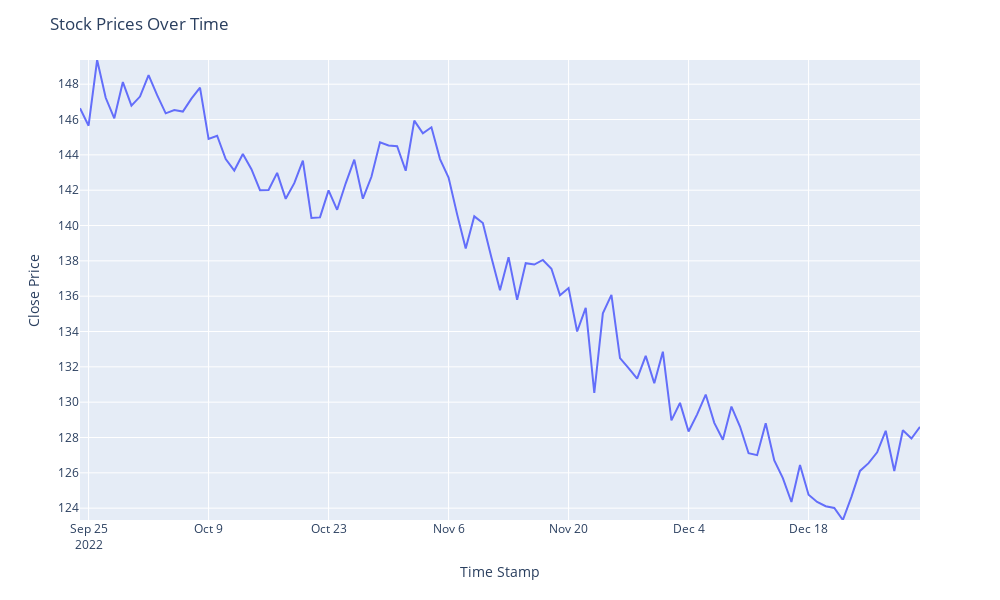
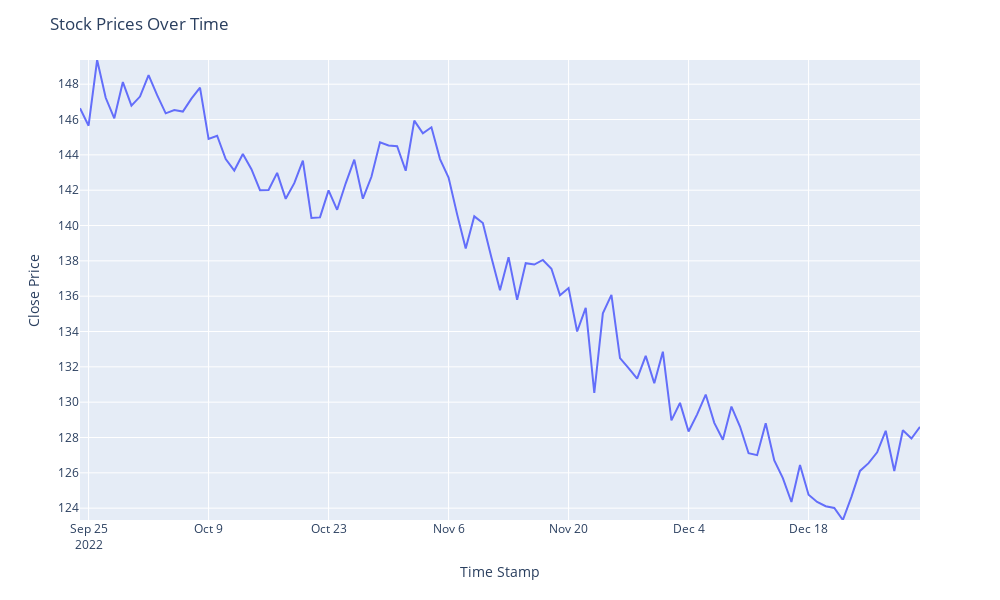

Write notebook code for charts like these, in order.
### Markdown cell above
## Top 20 Most Famous Equities

| Equity Name          | Symbol | Sentiment |
|----------------------|--------|-----------|
| Apple Inc.          | AAPL   | Positive  |
| Microsoft Corp.     | MSFT   | Positive  |
| Amazon.com Inc.     | AMZN   | Positive  |
| Alphabet Inc. (GOOGL)| GOOGL | Positive  |
| Alphabet Inc. (GOOG) | GOOG  | Positive  |
| Tesla Inc.          | TSLA   | Negative  |
| Meta Platforms Inc. | META   | Positive  |
| NVIDIA Corp.        | NVDA   | Positive  |
| Berkshire Hathaway  | BRK.B  | Positive  |
| JPMorgan Chase & Co.| JPM    | Positive  |
| Johnson & Johnson   | JNJ    | Negative  |
| Visa Inc.          | V      | Positive  |
| Procter & Gamble   | PG     | Positive  |
| UnitedHealth Group | UNH    | Negative  |
| Exxon Mobil Corp.  | XOM    | Negative  |
| The Walt Disney Co.| DIS    | Positive  |
| Netflix Inc.       | NFLX   | Positive  |
| Adobe Inc.         | ADBE   | Positive  |
| PayPal Holdings Inc

.ased on market trends._

### Code cell
main()

### Figure 1 — Plotly figure (JSON) as saved in the notebook; plotly's stock layout.template omitted (floating-point values rounded to 4 significant figures)
{"data": [{"hovertemplate": "Time Stamp=%{x}<br>Close Price=%{y}<extra></extra>", "legendgroup": "", "line": {"color": "#636efa", "dash": "solid"}, "marker": {"symbol": "circle"}, "mode": "lines", "name": "", "orientation": "v", "showlegend": false, "type": "scatter", "x": ["2022-09-24", "2022-09-25", "2022-09-26", "2022-09-27", "2022-09-28", "2022-09-29", "2022-09-30", "2022-10-01", "2022-10-02", "2022-10-03", "2022-10-04", "2022-10-05", "2022-10-06", "2022-10-07", "2022-10-08", "2022-10-09", "2022-10-10", "2022-10-11", "2022-10-12", "2022-10-13", "2022-10-14", "2022-10-15", "2022-10-16", "2022-10-17", "2022-10-18", "2022-10-19", "2022-10-20", "2022-10-21", "2022-10-22", "2022-10-23", "2022-10-24", "2022-10-25", "2022-10-26", "2022-10-27", "2022-10-28", "2022-10-29", "2022-10-30", "2022-10-31", "2022-11-01", "2022-11-02", "2022-11-03", "2022-11-04", "2022-11-05", "2022-11-06", "2022-11-07", "2022-11-08", "2022-11-09", "2022-11-10", "2022-11-11", "2022-11-12", "2022-11-13", "2022-11-14", "2022-11-15", "2022-11-16", "2022-11-17", "2022-11-18", "2022-11-19", "2022-11-20", "2022-11-21", "2022-11-22", "2022-11-23", "2022-11-24", "2022-11-25", "2022-11-26", "2022-11-27", "2022-11-28", "2022-11-29", "2022-11-30", "2022-12-01", "2022-12-02", "2022-12-03", "2022-12-04", "2022-12-05", "2022-12-06", "2022-12-07", "2022-12-08", "2022-12-09", "2022-12-10", "2022-12-11", "2022-12-12", "2022-12-13", "2022-12-14", "2022-12-15", "2022-12-16", "2022-12-17", "2022-12-18", "2022-12-19", "2022-12-20", "2022-12-21", "2022-12-22", "2022-12-23", "2022-12-24", "2022-12-25", "2022-12-26", "2022-12-27", "2022-12-28", "2022-12-29", "2022-12-30", "2022-12-31"], "xaxis": "x", "y": [146.6, 145.7, 149.4, 147.2, 146.1, 148.1, 146.8, 147.3, 148.5, 147.4, 146.3, 146.5, 146.4, 147.2, 147.8, 144.9, 145.1, 143.8, 143.1, 144.1, 143.2, 142, 142.0, 143.0, 141.5, 142.4, 143.7, 140.4, 140.5, 142.0, 140.9, 142.4, 143.7, 141.5, 142.8, 144.7, 144.5, 144.5, 143.1, 145.9, 145.2, 145.6, 143.8, 142.7, 140.6, 138.7, 140.5, 140.1, 138.2, 136.3, 138.2, 135.8, 137.9, 137.8, 138.1, 137.6, 136.1, 136.5, 134, 135.3, 130.5, 135.0, 136.1, 132.5, 131.9, 131.3, 132.6, 131.1, 132.9, 129.0, 130.0, 128.3, 129.3, 130.4, 128.8, 127.9, 129.8, 128.6, 127.1, 127, 128.8, 126.7, 125.7, 124.3, 126.4, 124.8, 124.3, 124.1, 124.0, 123.3, 124.6, 126.1, 126.5, 127.2, 128.4, 126.1, 128.4, 127.9, 128.6], "yaxis": "y"}], "layout": {"height": 600, "legend": {"tracegroupgap": 0}, "margin": {"t": 60}, "title": {"text": "Stock Prices Over Time"}, "width": 1000, "xaxis": {"anchor": "y", "autorange": true, "domain": [0, 1], "range": ["2022-09-24", "2022-12-31"], "title": {"text": "Time Stamp"}, "type": "date"}, "yaxis": {"anchor": "x", "domain": [0, 1], "range": [123.3, 149.4], "tickmode": "array", "ticktext": ["122", "124", "126", "128", "130", "132", "134", "136", "138", "140", "142", "144", "146", "148", "150"], "tickvals": [122, 124, 126, 128, 130, 132, 134, 136, 138, 140, 142, 144, 146, 148, 150], "title": {"text": "Close Price"}, "type": "linear"}}}

### Figure 2 — Plotly figure (JSON) as saved in the notebook; plotly's stock layout.template omitted (floating-point values rounded to 4 significant figures)
{"data": [{"hovertemplate": "Time Stamp=%{x}<br>Close Price=%{y}<extra></extra>", "legendgroup": "", "line": {"color": "#636efa", "dash": "solid"}, "marker": {"symbol": "circle"}, "mode": "lines", "name": "", "orientation": "v", "showlegend": false, "type": "scatter", "x": ["2022-09-24", "2022-09-25", "2022-09-26", "2022-09-27", "2022-09-28", "2022-09-29", "2022-09-30", "2022-10-01", "2022-10-02", "2022-10-03", "2022-10-04", "2022-10-05", "2022-10-06", "2022-10-07", "2022-10-08", "2022-10-09", "2022-10-10", "2022-10-11", "2022-10-12", "2022-10-13", "2022-10-14", "2022-10-15", "2022-10-16", "2022-10-17", "2022-10-18", "2022-10-19", "2022-10-20", "2022-10-21", "2022-10-22", "2022-10-23", "2022-10-24", "2022-10-25", "2022-10-26", "2022-10-27", "2022-10-28", "2022-10-29", "2022-10-30", "2022-10-31", "2022-11-01", "2022-11-02", "2022-11-03", "2022-11-04", "2022-11-05", "2022-11-06", "2022-11-07", "2022-11-08", "2022-11-09", "2022-11-10", "2022-11-11", "2022-11-12", "2022-11-13", "2022-11-14", "2022-11-15", "2022-11-16", "2022-11-17", "2022-11-18", "2022-11-19", "2022-11-20", "2022-11-21", "2022-11-22", "2022-11-23", "2022-11-24", "2022-11-25", "2022-11-26", "2022-11-27", "2022-11-28", "2022-11-29", "2022-11-30", "2022-12-01", "2022-12-02", "2022-12-03", "2022-12-04", "2022-12-05", "2022-12-06", "2022-12-07", "2022-12-08", "2022-12-09", "2022-12-10", "2022-12-11", "2022-12-12", "2022-12-13", "2022-12-14", "2022-12-15", "2022-12-16", "2022-12-17", "2022-12-18", "2022-12-19", "2022-12-20", "2022-12-21", "2022-12-22", "2022-12-23", "2022-12-24", "2022-12-25", "2022-12-26", "2022-12-27", "2022-12-28", "2022-12-29", "2022-12-30", "2022-12-31"], "xaxis": "x", "y": [146.6, 145.7, 149.4, 147.2, 146.1, 148.1, 146.8, 147.3, 148.5, 147.4, 146.3, 146.5, 146.4, 147.2, 147.8, 144.9, 145.1, 143.8, 143.1, 144.1, 143.2, 142, 142.0, 143.0, 141.5, 142.4, 143.7, 140.4, 140.5, 142.0, 140.9, 142.4, 143.7, 141.5, 142.8, 144.7, 144.5, 144.5, 143.1, 145.9, 145.2, 145.6, 143.8, 142.7, 140.6, 138.7, 140.5, 140.1, 138.2, 136.3, 138.2, 135.8, 137.9, 137.8, 138.1, 137.6, 136.1, 136.5, 134, 135.3, 130.5, 135.0, 136.1, 132.5, 131.9, 131.3, 132.6, 131.1, 132.9, 129.0, 130.0, 128.3, 129.3, 130.4, 128.8, 127.9, 129.8, 128.6, 127.1, 127, 128.8, 126.7, 125.7, 124.3, 126.4, 124.8, 124.3, 124.1, 124.0, 123.3, 124.6, 126.1, 126.5, 127.2, 128.4, 126.1, 128.4, 127.9, 128.6], "yaxis": "y"}], "layout": {"height": 600, "legend": {"tracegroupgap": 0}, "margin": {"t": 60}, "title": {"text": "Stock Prices Over Time"}, "width": 1000, "xaxis": {"anchor": "y", "autorange": true, "domain": [0, 1], "range": ["2022-09-24", "2022-12-31"], "title": {"text": "Time Stamp"}, "type": "date"}, "yaxis": {"anchor": "x", "domain": [0, 1], "range": [123.3, 149.4], "tickmode": "array", "ticktext": ["122", "124", "126", "128", "130", "132", "134", "136", "138", "140", "142", "144", "146", "148", "150"], "tickvals": [122, 124, 126, 128, 130, 132, 134, 136, 138, 140, 142, 144, 146, 148, 150], "title": {"text": "Close Price"}, "type": "linear"}}}
